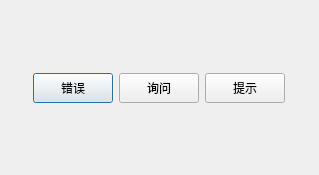
<?xml version="1.0" encoding="UTF-8"?>
<ui version="4.0">
 <class>Demo_MessageBox</class>
 <widget class="QDialog" name="Demo_MessageBox">
  <property name="geometry">
   <rect>
    <x>0</x>
    <y>0</y>
    <width>319</width>
    <height>175</height>
   </rect>
  </property>
  <property name="windowTitle">
   <string>Dialog</string>
  </property>
  <layout class="QVBoxLayout" name="verticalLayout">
   <item>
    <spacer name="verticalSpacer_2">
     <property name="orientation">
      <enum>Qt::Vertical</enum>
     </property>
     <property name="sizeHint" stdset="0">
      <size>
       <width>20</width>
       <height>54</height>
      </size>
     </property>
    </spacer>
   </item>
   <item>
    <layout class="QHBoxLayout" name="horizontalLayout">
     <item>
      <spacer name="horizontalSpacer_2">
       <property name="orientation">
        <enum>Qt::Horizontal</enum>
       </property>
       <property name="sizeHint" stdset="0">
        <size>
         <width>40</width>
         <height>20</height>
        </size>
       </property>
      </spacer>
     </item>
     <item>
      <widget class="QPushButton" name="pushButton">
       <property name="minimumSize">
        <size>
         <width>0</width>
         <height>30</height>
        </size>
       </property>
       <property name="text">
        <string>错误</string>
       </property>
      </widget>
     </item>
     <item>
      <widget class="QPushButton" name="pushButton_2">
       <property name="minimumSize">
        <size>
         <width>0</width>
         <height>30</height>
        </size>
       </property>
       <property name="text">
        <string>询问</string>
       </property>
      </widget>
     </item>
     <item>
      <widget class="QPushButton" name="pushButton_3">
       <property name="minimumSize">
        <size>
         <width>0</width>
         <height>30</height>
        </size>
       </property>
       <property name="text">
        <string>提示</string>
       </property>
      </widget>
     </item>
     <item>
      <spacer name="horizontalSpacer">
       <property name="orientation">
        <enum>Qt::Horizontal</enum>
       </property>
       <property name="sizeHint" stdset="0">
        <size>
         <width>40</width>
         <height>20</height>
        </size>
       </property>
      </spacer>
     </item>
    </layout>
   </item>
   <item>
    <spacer name="verticalSpacer">
     <property name="orientation">
      <enum>Qt::Vertical</enum>
     </property>
     <property name="sizeHint" stdset="0">
      <size>
       <width>20</width>
       <height>53</height>
      </size>
     </property>
    </spacer>
   </item>
  </layout>
 </widget>
 <resources/>
 <connections/>
</ui>
